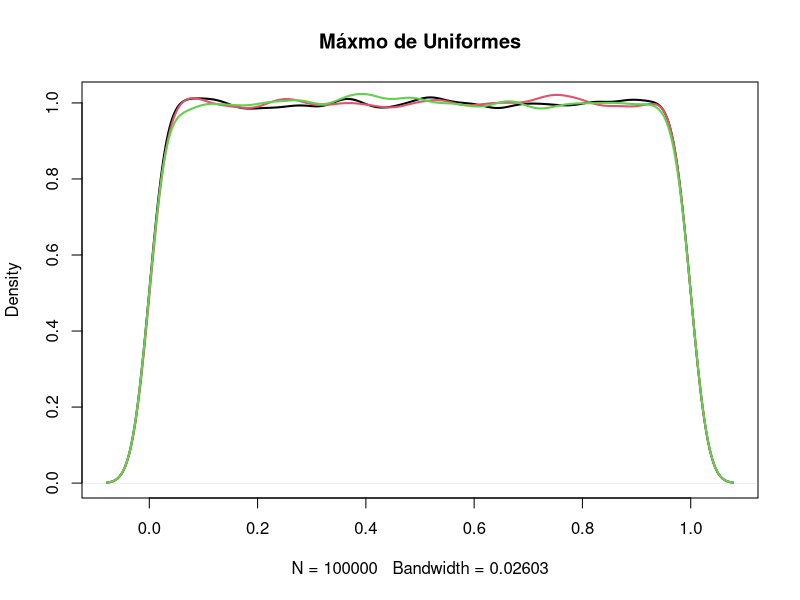
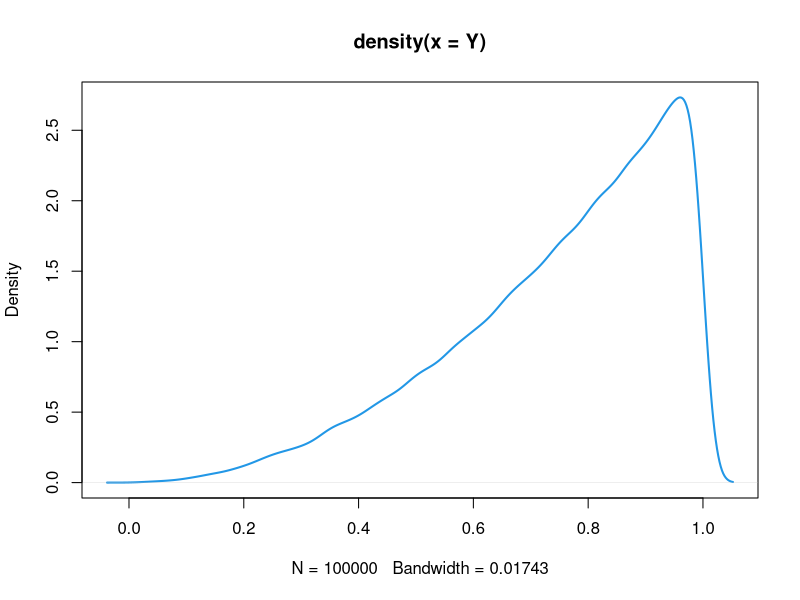
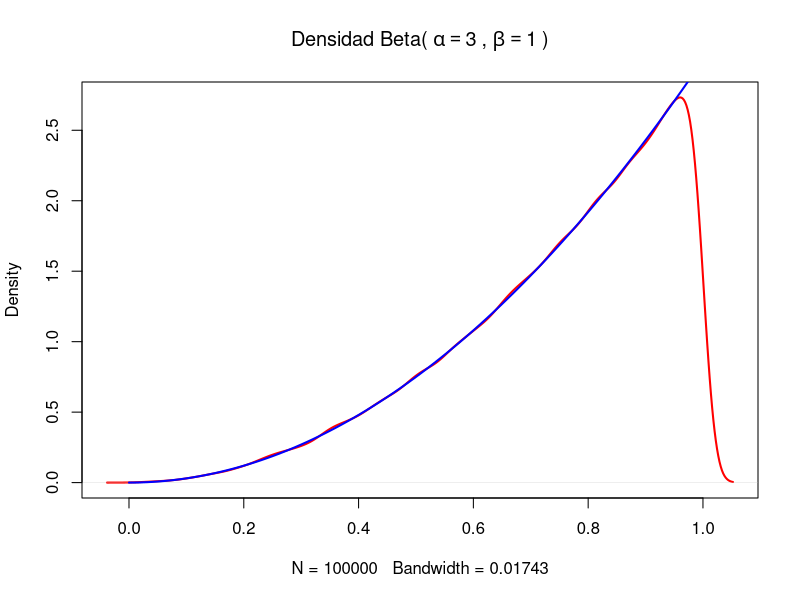
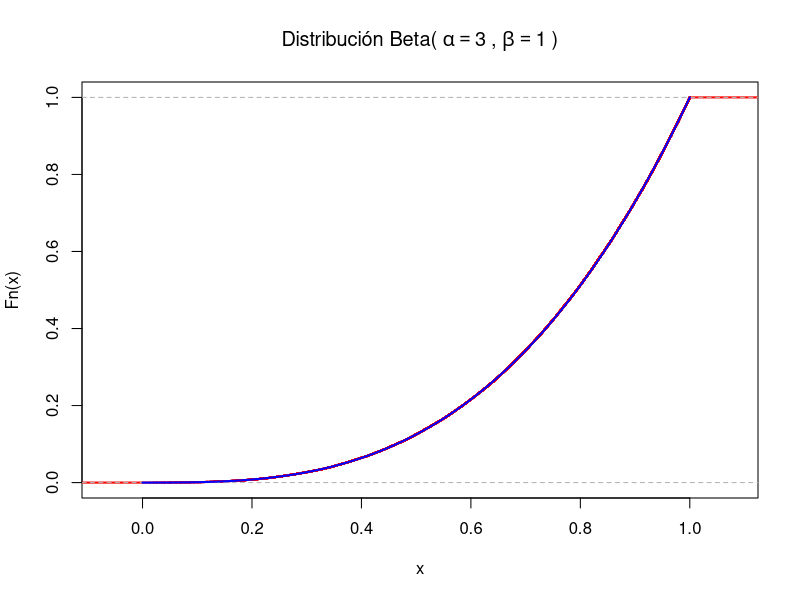
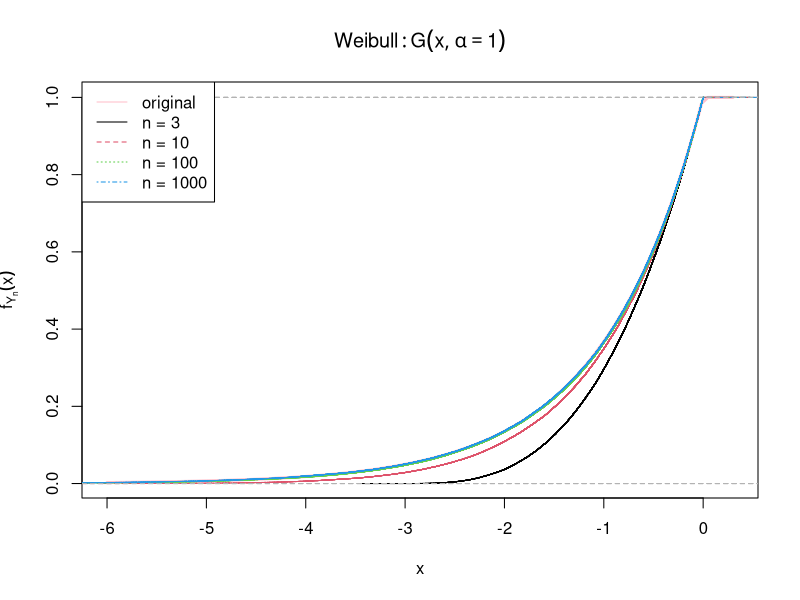

Source code (R) for these figures, in order: (Note: this script raises an error after producing the figures.)


# Distribuciones para valores extremos ------------------------------------


# Distribución del máximo -------------------------------------------------

#Tamaño de muestra:
n = 3

#Una manera de hacerlo:
set.seed(27)
  X = replicate(n = 100000,#Número de veces
              expr = runif(n)) #Expresión
dim(X)

x<-apply(X = X,      #A la matriz Y
         MARGIN = 2, #Aplica por columnas
         FUN = max)  #La función máximo

sum(x)

#Haz muchas veces la siguiente expresión:
set.seed(27)
Y = replicate(n = 100000, #Número de veces
              expr = max(runif(n))) #Expresión
sum(Y)

#Gráficos

plot(density(X[1,]), 
     col = 1, lwd=2, main = "Máxmo de Uniformes")

lines(density(X[2,]), 
     col = 2, lwd=2)

lines(density(X[3,]), 
      col = 3, lwd=2)

#¿Cómo se comporta la variable obtenida?
plot(density(Y), 
      col = 4, lwd=2)

#¿Es estadísticamente una función Beta?

#Densidad
##Empírica
plot(density(Y),
     col="red",lwd=2,
     main = expression("Densidad Beta("~alpha==3~","~beta==1~")"))

##Teórica
plot(function(p) dbeta(p, shape1 = n, shape2 = 1),
     add=T,col="blue",lwd=2,from = 0,to = 1)

#Distribución
##Empírica
plot(ecdf(x = Y),
     col="red",lwd=2,
     main = expression("Distribución Beta("~alpha==3~","~beta==1~")"))

##Teórica
plot(function(p) pbeta(p, shape1 = n, shape2 = 1),
     add=T,col="blue",lwd=2,from = 0,to = 1)

#Bondad de ajuste
goftest::ad.test(x = Y,null= "pbeta", shape1 = n, shape2 = 1)

#Esperanza
##Empírica
mean(Y)

##Teórica
n/(n+1) 

#Varianza
##Empírica
var(Y)

##Teórica
n/((n+2)*(n+1)^2)

#¿Qué distribución podemos encontrar 
#en el límite?

#Si an = 1/n , y, bn = 1 entonces:

#Sabemos que converge a:
G.Weibull<-function(x,alpha=1){
  ifelse(test = x<0,exp(-(-x)^alpha),1)
}

plot(G.Weibull,col="pink",lwd=3,from = -6,to = 0.3,
     main = expression(Weibull: G(x, alpha==1)),
     ylab = expression(f[Y[n]](x)))

#(Y-1)/(1/n) = n*(Y-1)

#n=3
plot(ecdf(n*(Y-1)),add=T, col=1, lwd=1,lty = 1) 

#Aumentando n
n=10; set.seed(27)
Y = replicate(n = 100000, #Número de veces
              expr = max(runif(n))) #Expresión

plot(ecdf(n*(Y-1)),add=T, col=2, lwd=1,lty = 2) 

#Aumentando n
n=100; set.seed(27)
Y = replicate(n = 100000, #Número de veces
              expr = max(runif(n))) #Expresión

plot(ecdf(n*(Y-1)),add=T, col=3, lwd=1,lty = 3) 

#Aumentando n
n=1000; set.seed(27)
Y = replicate(n = 100000, #Número de veces
              expr = max(runif(n))) #Expresión

plot(ecdf(n*(Y-1)),add=T, col=4, lwd=1,lty = 4) 

legend("topleft",
       lty = c(1,1,2,3,4),
       legend = c("original","n = 3","n = 10","n = 100","n = 1000"),
       col = c("pink",1:4))

#Bondad de ajuste
goftest::ad.test(x = n*(Y-1),null= "G.Weibull")

# Valor en Riesgo ---------------------------------------------------------

?dexp

lambda<-1/10

#Definimos el nivel del VaR (p)
p<-0.99

#VaRp teórico
VaRp<--log(1-p)/lambda
VaRp

#Cuantíl del p para la exponencial(lambda)
qexp(p = p,rate = lambda)

#Empíricamente:
set.seed(27)
muestra<-rexp(n = 1000000, rate = lambda)
quantile(x = muestra,probs = p)

#TVaRp teórico
TVaRp<-(1-log(1-p))/lambda
TVaRp

#Integrando:
S<-function(x,lambda=1/10){
  1-pexp(q = x,rate = lambda)
}
integral<-integrate(f = S,lower = VaRp,upper = Inf)
integral<-integral$value

#VaRp calculado:
VaRp + integral/S(VaRp)

#Empíricamente:
mean(muestra[muestra>VaRp])
